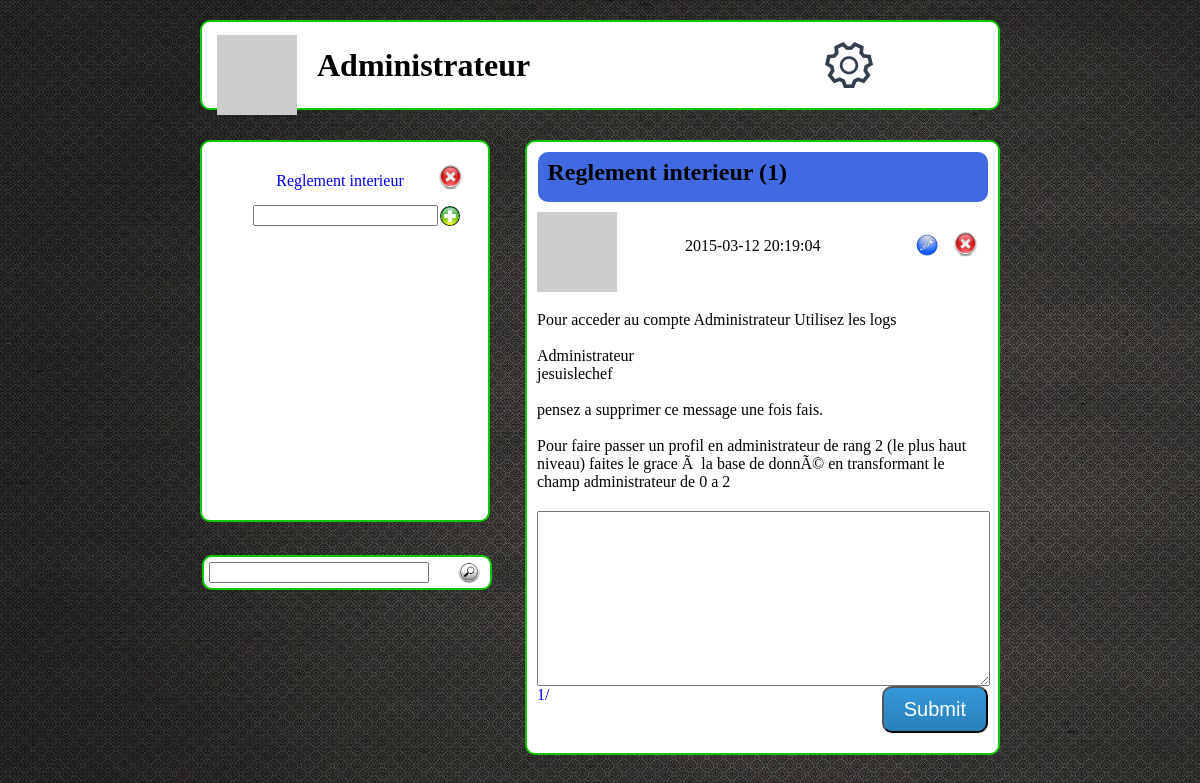
Screenshot of /index.php?topic=Reglement interieur&page=1 (signed in) with the database file from the repository.
### tables this page shows
CREATE TABLE IF NOT EXISTS `topic` (
  `nom` text NOT NULL,
  `id` int(11) NOT NULL AUTO_INCREMENT,
  `rang` int(11) NOT NULL,
  PRIMARY KEY (`id`)
);

CREATE TABLE IF NOT EXISTS `posts` (
  `biliet` text NOT NULL,
  `ID` int(11) NOT NULL AUTO_INCREMENT,
  `topic` text NOT NULL,
  `nomp` varchar(255) NOT NULL,
  `dates` timestamp NOT NULL DEFAULT CURRENT_TIMESTAMP,
  `rang` int(11) NOT NULL,
  PRIMARY KEY (`ID`)
);

### index.php (the view, shortened to what this page needs)
<html>
<head>
	<link rel="stylesheet" type="text/css" href="style.css">
</head>
<body>
<?php
 	include("cible.php");
 ?>
<div class="page">
	<header>
		<?php if(isset($_SESSION['id']))
		{
		?>
		<img class="pic" src="http://www.gravatar.com/avatar/<?php echo md5( strtolower( trim( $_SESSION['email'] ) ) );?>.png">
		<?php
		}
		else
			{
			?>
				<img class="pic" src="http://www.gravatar.com/avatar/<?php echo md5( strtolower( trim( "defaut" ) ) );?>.png">
			<?php
			}
		if(isset($_SESSION['id']))
			{?>
			<div class="headerText">
				<h1>
					<p><?php echo $bonjour; ?> <?php echo $_SESSION['pseudo']; ?></p>
				</h1>
			</div>
			<div class="headerSO">
			</div>
			<?php
			if ($_SESSION['administrateur'] > 0)
				{
				?>
					<a href="http://localhost/talk/listemembre.php"><img src="img/gears.png" class="gearsAd"></a>
				<?php
				}
			else
				{ ?>
					<img src="img/gears.png" class="gears">
				<?php
				}
		 	}
		else
		{
		?>
		<div class="headerText">
			<h1><?php echo $bonjourDc;?></h1>
		</div>
			<div class="headerButton">
			<img src="img/gears.png" class="gears">
				<ul>
					<li><a href="http://localhost/talk/register.php"><?php echo $senregistrer ?> </a></li>
					<li><a href="http://localhost/talk/connexion.php"> <?php echo $connexion ?> </a></li>
					<li><a href="http://localhost/talk/index.php"><?php echo $accueil ?></a></li>
				</ul>
			</div>
			<?php
		}
			?>
	</header>
	<div class="part2">
		<aside>
			<h1><?php echo $discution; ?> </h1>
			<div style="max-height: 300px; overflow: auto; margin: auto;">
				<ul>
					<?php
						$reponse = $bdd -> query('SELECT nom, id, rang FROM topic ORDER BY -id ');
	 					while ($donees = $reponse -> fetch())
	 			{
	 				?>
					<li>
						<div class="topic">
							<a href="http://localhost/talk/index.php?topic=<?php echo$donees['nom']?>&page=1">
								<?php echo$donees['nom']?>
							</a>
							<?php
							if (isset($_SESSION['pseudo']))
								{
								if (($_SESSION['administrateur'] > 0 && $donees['rang'] < 1 ) ||($_SESSION['administrateur'] == 2))
									{
							?>
										<form  action="http://localhost/talk/index.php" method="post">
											<input class="suppressionT" type="image" src="img/suprimer.jpg" value="Envoyer" >
										</form>
									<?php
									}
								}
								?>
						</div>
					</li>
					<?php
				}
					?>
				</ul>
			</div>
			<?php if (isset($_SESSION['pseudo'])){?>
			<div class="ajouterParent">
				<form action="http://localhost/talk/index.php?topic=<?php echo$donees['nom']?>&page=1" method="post">
					<input name="nomtopic" placeholder="<?php echo $creerTopic ?>" type="text" maxlength="32">
					<input class="ajouter" type="image" src="img/add.jpg" value="ajouter">
				</form>
			</div>
			<?php } ?>
			<div class="recherche">
			<form action="http://localhost/talk/index.php" class="rechercheForm" method="post">
				<input classe="rechercheChamp" style="width: 220px;" type="text" placeholder="<?php echo $recherche ?>" name="recherche">
				<input class="rechercheBtn" type="image" src="img/loupe.png" value="envoyer">
			</form>
	</div>
		</aside>
	<?php
		if(isset($_GET['topic']))
		{
	?>
		<section>
			<div class="update">
				<h2><?php echo $_GET['topic'], " (",$_GET['page'],")" ?></h2>
			</div>
									<?php
				$reponse =$bdd -> prepare('SELECT * FROM posts WHERE topic = ? ORDER BY id ');
				$reponse->execute(array($_GET['topic']));
				$count = $reponse->rowCount();
				$nb_page = $count / 5;
 				$inc = 0;
 				$aff = 0;
 				while (($donees = $reponse -> fetch()) and ($aff < 5))
				{
					$reponse2 =$bdd -> prepare('SELECT pseudos, ID, mail FROM logs WHERE ID = ? ORDER BY id ');
					$reponse2->execute(array($donees['nomp']));
					$donees2 = $reponse2->fetch();
					if ($inc >= ($_GET['page']-1)*5)
					{?>
						<article>
						<div class="partie1">
							<img src="http://www.gravatar.com/avatar/<?php echo md5( strtolower( trim( $donees2['mail'] ) ) );?>.png">
							<p><?php echo $donees2['pseudos'];?></p>
							<p><?php echo $donees['dates'];?></p>
							<?php
							if (isset($_SESSION['pseudo']))
							{
								if (($donees2['ID']==$_SESSION['id']) || ($_SESSION['administrateur'] == 1 && $donees['rang'] < 1) || ($_SESSION['administrateur'] == 2))
								{
								?>
									<form  action="http://localhost/talk/index.php?topic=<?php echo($_GET['topic'])?>&page=1" method="post">
										<input class="suppression" type="image" src="img/suprimer.jpg" value="supprimer" >
									</form>
									<form action="http://localhost/talk/index.php?topic=<?php echo($_GET['topic'])?>&page=<?php echo($_GET['page']) ?>&edit=1#ancre_1"method="post">
										<input class="editer" type="image" src="img/editer.png" value="editer">
									</form>
								<?php
								}
							}
							?>
						</div>
						<div class="partie2">
					<p> <?php echo $donees['biliet']; ?> </p>
						</div>
						</article>
						<?php
						$aff ++;
					}
					else {$inc++;}
				}?>
			<article>
			<?php
			if (isset($_SESSION['pseudo']))
			{
				if (isset($_GET['edit']))
					{
					?>
					<form action="http://localhost/talk/index.php?topic=<?php echo($_GET['topic'])?>&page=<?php echo($_GET['page']) ?>" method="post">
						<textarea id="ancre_1" name="bilietM" rows="10" type="text"><?php echo $message ; ?></textarea>
						<input type="hidden" name="id" value="<?php echo $id; ?>">
						<input class="btn"  type="submit" value="Editer">
					</form>
				 	<?php
				 	}
				else
				{
				?>
					<form action="http://localhost/talk/index.php?topic=<?php echo($_GET['topic'])?>&page=<?php echo($_GET['page']) ?>" method="post">
						<textarea name="biliet" style="max-height: 175px; min-height: 175px; min-width: 453px; max-width: 453px;" rows="10" placeholder="<?php echo $ecrire ?>" type="text"></textarea>
						<input class="btn"  type="submit" value="Submit">
					</form>
				<?php
				}
			}
			?>
				<?php
				$page = 1;
				while ($nb_page >0)
				{ ?>
			<a href="http://localhost/talk/index.php?topic=<?php echo($_GET['topic'])?>&page=<?php echo($page)?>">
				<?php echo($page),'/'?>
			</a>
				<?php
				$nb_page -- ;
				$page++;
				} ?>
			</article>
		</section>
	<?php $reponse -> closeCursor();
	}
	elseif (isset($_POST['recherche']))
	{
	?>
		<section class="posterRech">
		<div class="topicTrouve">
	<?php
		$reponse = $bdd -> query('SELECT nom FROM topic ORDER BY id ');
		$rechercheReussie = 0;
		$tabRech = array();
	 	while ($donees = $reponse -> fetch())
		{
			if ($_POST['recherche'] != "")
			{
				$valeur = strpos($donees['nom'], $_POST['recherche']);
				if(!($valeur===FALSE))
				{
					$rechercheReussie ++;
					$tabRech[$rechercheReussie]=$donees['nom'];
				}
			}
		}
		?>
		</div>
		<?php
		if ($rechercheReussie > 0)
		{ ?>
			<div class="resultatRech">
					<p><?php echo $rechercheReussie, " résultats trouvé"; ?></p>
				</div> <?php
			foreach ($tabRech as $key => $value)
				{
					?><a href="http://localhost/talk/index.php?topic=<?php echo $value ;?>&page=1">
				<?php echo $value;?></a></br> <?php
		}
		}
		else
		{
			?>
				<div class="resultatRech">
					<p><?php echo "aucun résultat trouvé"; ?></p>
				</div>
			<?php
		}
		?>
		</section>
		<?php
	}
	else
	{
	?>
		<section class="poster">
			<div>
				<img class="minions" src="img/url.jpg">
				<?php
				if (isset($_GET['nomTopicUtilise']))
				{
				?>
					<div class="topicUtilise">
						<p><?php echo $erreurTopic ?></p>
					</div>
				<?php
				}
				else {
				?>
				<p><?php echo $choix ?></p>
				<?php } ?>
			</div>
		</section>
	<?php
	}
	?>
	</div>
</div>
</body>
</html>

### style.css (style rules this page uses)
*,*:before,*:after { box-sizing: border-box; }
* { margin: 0; text-decoration: none; }
body { background-image: url(img/fd1.jpg); padding-top: 20px; }
header { position: relative; height: 90px; margin-right: auto; margin-left: auto; margin-bottom: 30px; background-color: white; border-radius: 10px; border: 2px solid #0EC801; }
.headerText { display: inline-block; margin-top: 25px; padding-left: 20px; }
.headerSO { position: absolute; width: 70px; right: 40px; padding-top: 25px; top: 0px; z-index: 1; }
.gearsAd { -webkit-transition-duration: 0.8s; -moz-transition-duration: 0.8s; -o-transition-duration: 0.8s; transition-duration: 0.8s; -webkit-transition-property: -webkit-transform; -moz-transition-property: -moz-transform; -o-transition-property: -o-transform; transition-property: transform; overflow:hidden; position: absolute; top: 20px; right: 125px; }
header .pic { float: left; padding-top: 13px; padding-left: 15px; }
section { display: inline-block; width: 475px; max-height: 1200px; min-height: 382px; float :right; background-color: white; margin-bottom: 20px; border-radius: 10px; border: 2px solid #0EC801; padding-bottom: 20px; }
.page { width: 800px; margin-right: auto; margin-left : auto; }
article { padding: 10px; }
.partie1 { position: relative; padding-bottom: 10px; }
.topic { position: relative; }
.editer { position: absolute; right: 50px; top: 21.5px; border-radius: 50%; width: 22px; height: 22px; }
.suppression { position: absolute; right: 10px; top: 20px; border-radius: 50%; width: 25px; height: 25px; }
.suppressionT { background-repeat: no-repeat; position: absolute; border-radius: 50%; width: 25px; height: 25px; right: -25px; bottom: 0px; }
.partie1 img { display: inline-block; padding-right: 30px; }
.partie1 p { display: inline-block; padding-right: 30px; vertical-align: top; padding-top: 25px; }
.partie2 { padding-top: 5px; }
article textarea { width: 100%; max-width: 100% }
.update { position: relative; height: 50px; width: 450px; margin-top: 10px; margin-right: auto; margin-left: auto; background-color: #4169E1; border-radius: 10px; }
.update h2 { padding-left: 10px; padding-top: 7px; }
aside { width: 290px; position: relative; float: left; background-color: white; text-align: center; border-radius: 10px; border: 2px solid #0EC801; padding-bottom: 20px; margin-bottom: 20px; min-height: 382px; max-height: 382px; }
aside h1 { margin-bottom: 10px; padding-top: 10px; }
aside li { padding-bottom: 15px; padding-right: 50px; list-style-type: none; }
aside ul { padding-top: 10px; }
.ajouterParent { position: relative; }
.ajouter { position: absolute; background-repeat: no-repeat; width: 20px; height: 20px; right: 28px; bottom: 0px; }
.btn { background: #3498db; background-image: -webkit-linear-gradient(top, #3498db, #2980b9); background-image: -moz-linear-gradient(top, #3498db, #2980b9); background-image: -ms-linear-gradient(top, #3498db, #2980b9); background-image: -o-linear-gradient(top, #3498db, #2980b9); background-image: linear-gradient(to bottom, #3498db, #2980b9); -webkit-border-radius: 10; -moz-border-radius: 10; border-radius: 10px; font-family: Arial; color: #ffffff; font-size: 20px; padding: 10px 20px 10px 20px; text-decoration: none; float: right; }
.recherche { position: absolute; bottom: -70px; background-color: white; border-radius: 10px; border: solid 2px #0EC801; width: 290px; height: 35px; padding-bottom: 30px; }
.rechercheBtn { position: absolute; background-repeat: no-repeat; border-radius: 50%; width: 30px; height: 30px; right: -55px; bottom: -4px; }
.rechercheForm { position: absolute; bottom: 5px; left: 5px; }

### rows the page displays
topic: nom "Reglement interieur"
posts: dates "2015-03-12 20:19:04", biliet "Pour acceder au compte Administrateur Utilisez les logs Administrateur jesuislechef pensez a supprimer ce message une fois fais. Pour faire passer un profil en administrateur de rang 2 (le plus haut niveau) faites le grace Ã la base de donnÃ© en transformant le champ administrateur de 0 a 2"

### other values shown
$_SESSION['pseudo'] "Administrateur"
$_GET['topic'] "Reglement interieur"
$_GET['page'] "1"
